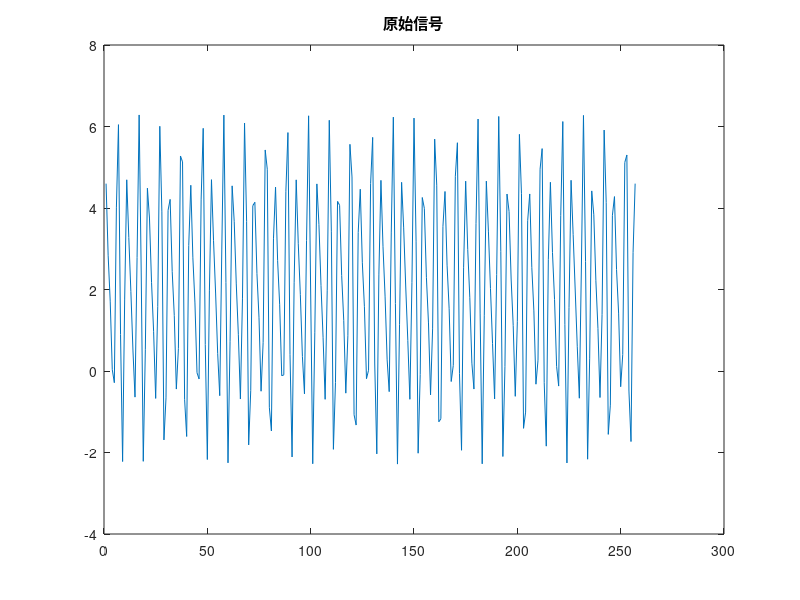
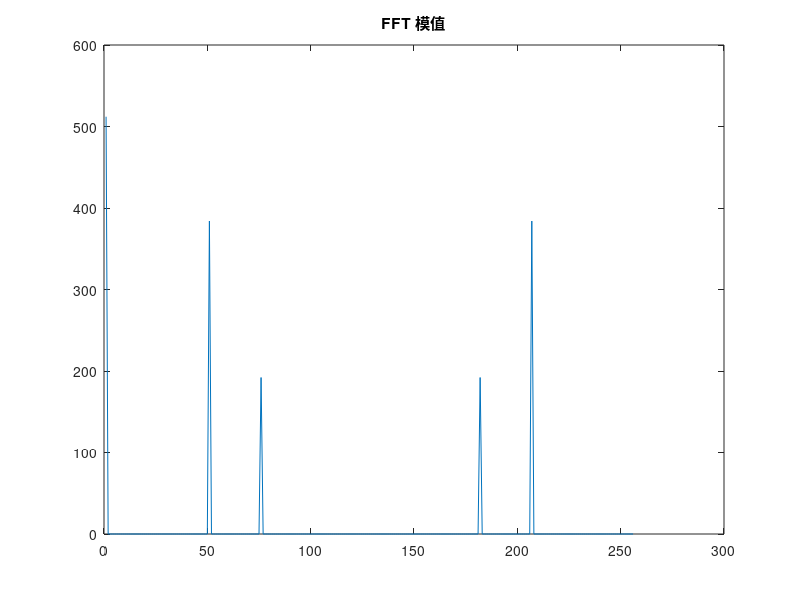
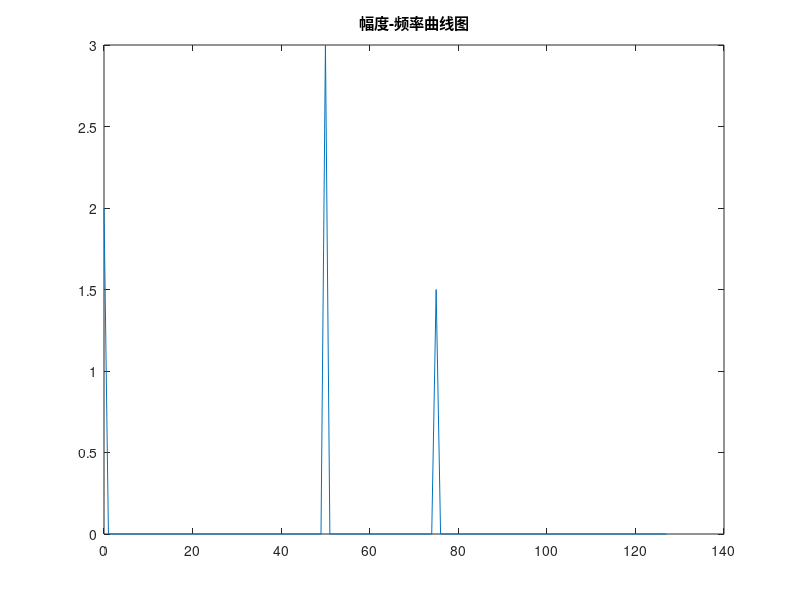

Reproduce these figures in MATLAB, in order. (Note: this script raises an error after producing the figures.)
close all; %先关闭所有图片
Adc=2;  %直流分量幅度
A1=3;   %频率F1信号的幅度
A2=1.5; %频率F2信号的幅度
F1=50;  %信号1频率(Hz)
F2=75;  %信号2频率(Hz)
Fs=256; %采样频率(Hz)
P1=-30; %信号1相位(度)
P2=90;  %信号相位(度)
N=256;  %采样点数
t=[0:1/Fs:N/Fs]; %采样时刻

%信号
S=Adc+A1*cos(2*pi*F1*t+pi*P1/180)+A2*cos(2*pi*F2*t+pi*P2/180);
%显示原始信号
plot(S);
title('原始信号');

figure;
Y = fft(S,N); %做FFT变换
Ayy = (abs(Y)); %取模
plot(Ayy(1:N)); %显示原始的FFT模值结果
title('FFT 模值');

figure;
Ayy=Ayy/(N/2);   %换算成实际的幅度
Ayy(1)=Ayy(1)/2;
F=([1:N]-1)*Fs/N; %换算成实际的频率值
plot(F(1:N/2),Ayy(1:N/2));   %显示换算后的FFT模值结果
title('幅度-频率曲线图');

figure;
Pyy=[1:N/2];
for i=1:N/2
Pyy(i)=phase(Y(i)); %计算相位
Pyy(i)=Pyy(i)*180/pi; %换算为角度
end;
plot(F(1:N/2),Pyy(1:N/2));   %显示相位图
title('相位-频率曲线图');